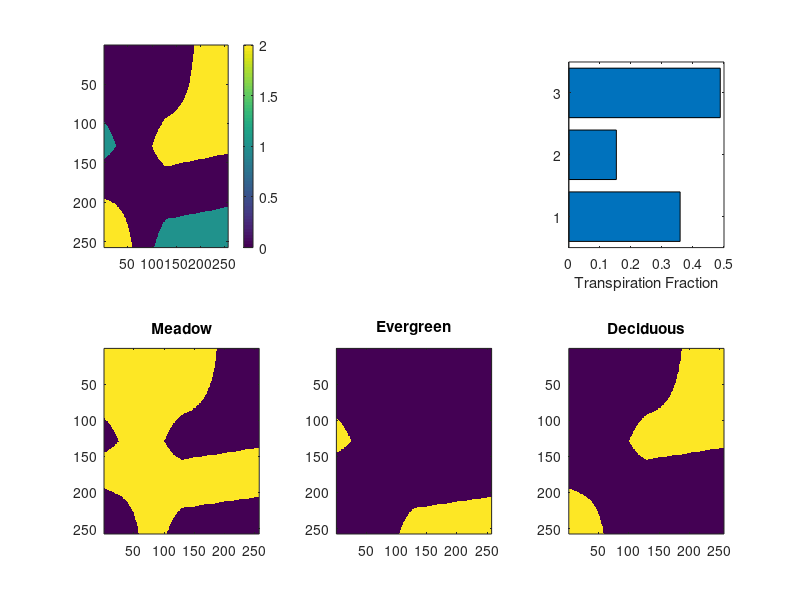

The MATLAB script that drew this image:
%%%%%%%%%%%%%%%%%%%%%%%%%%%%%%%%%%%%%%%%%%%%%%%%%%%%%%%%%%%%%%%%%%%%%%%%%%%
% This programme is an example of a Matlab script for Programming in Matlab
% W. Bouten, University of Amsterdam, December 2003
% Evapotranspiration in Florac
% %%%%%%%%%%%%%%%%%%%%%%%%%%%%%%%%%%%%%%%%%%%%%%%%%%%%%%%%%%%%%%%%%%%%%%%%%

clear        % delete the variables from the workspace
close all    % close all open MATLAB figure windows
clc          % clear the contents of the command window

% %%%%%%%% INITIALIZATION %%%%%%%%%
load landuse_class.txt

% %%%%%%%% CALCULATIONS %%%%%%%%%%%
Meadow    = landuse_class == 0;   % logical array, true for Meadow
Evergreen = landuse_class == 1;   % logical array, true for Evergreen Forest
Deciduous = landuse_class == 2;   % logical array, true for Deciduous Forest

% calculate the transpiration by counting the number of cells sum(sum(X))
% and then multiplying with the area per cell and the transpiration per unit
% area
TrDeci     = sum(sum(Deciduous))*25*25*1.3e-3;
TrEverg    = sum(sum(Evergreen))*25*25*1.5e-3;
TrMeadow   = sum(sum(Meadow))*25*25*0.8e-3;
TotTrans   = TrDeci + TrEverg + TrMeadow;

% calculate the fractions
FTrDeci    = TrDeci/TotTrans;
FTrEverg   = TrEverg/TotTrans;
FTrMeadow  = TrMeadow/TotTrans;
FTr = [FTrDeci,FTrEverg,FTrMeadow];

% %%%%%%%% OUTPUT %%%%%%%%%%%%%%%%%
subplot(2,3,1)
imagesc(landuse_class)
colorbar

subplot(2,3,4)
imagesc(Meadow)
title('Meadow')

subplot(2,3,5)
imagesc(Evergreen)
title('Evergreen')

subplot(2,3,6)
imagesc(Deciduous)
title('Deciduous')

subplot(2,3,3)
barh(FTr) 
xlabel('Transpiration Fraction')
